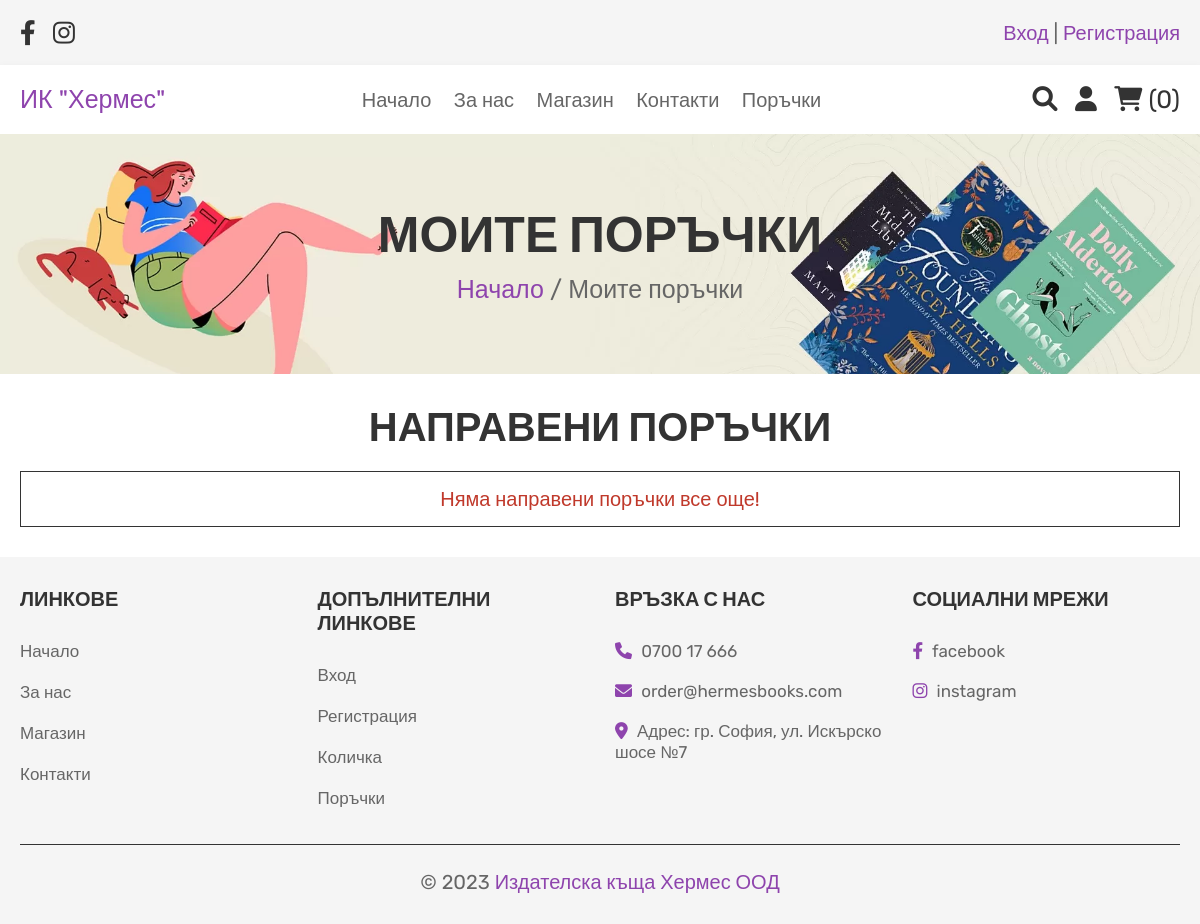
The app's page /orders.php (signed in), older data.
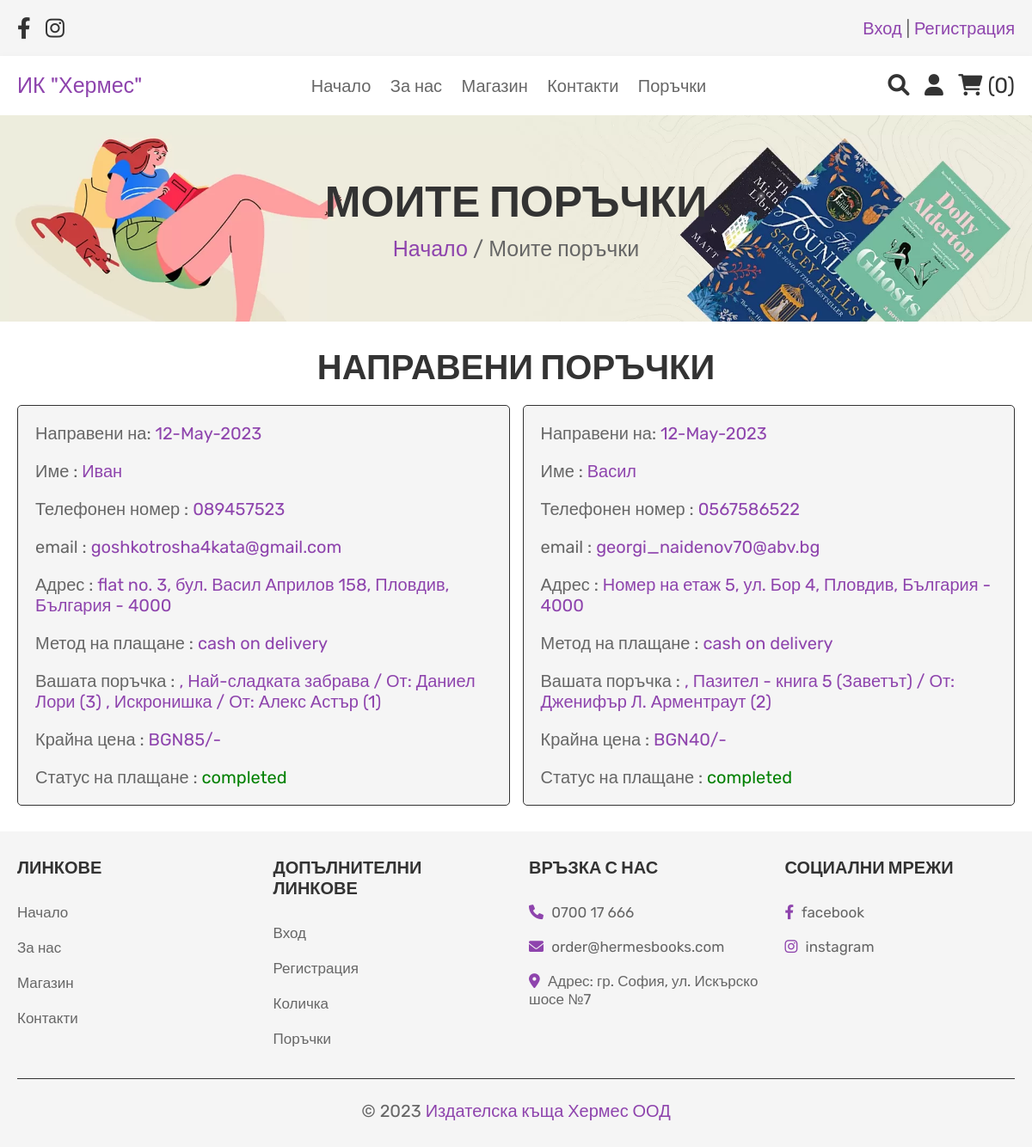
The same page, newer data.
### tables this page shows
CREATE TABLE `orders` (
  `id` int(100) NOT NULL,
  `user_id` int(100) NOT NULL,
  `name` varchar(100) NOT NULL,
  `number` varchar(12) NOT NULL,
  `email` varchar(100) NOT NULL,
  `method` varchar(50) NOT NULL,
  `address` varchar(500) NOT NULL,
  `total_products` varchar(1000) NOT NULL,
  `total_price` int(100) NOT NULL,
  `placed_on` varchar(50) NOT NULL,
  `payment_status` varchar(20) NOT NULL DEFAULT 'pending'
);

### orders.php (the view, shortened to what this page needs)
<?php
include 'config.php';
$user_id = $_SESSION['user_id'];
?>
<!DOCTYPE html>
<html lang="en">
<head>
   <link rel="stylesheet" href="https://cdnjs.cloudflare.com/ajax/libs/font-awesome/6.0.0/css/all.min.css">
   <link rel="stylesheet" href="css/style.css">
</head>
<body>
<?php include 'header.php'; ?>
<div class="heading">
   <h3>Моите поръчки</h3>
   <p> <a href="home.php">Начало</a> / Моите поръчки </p>
</div>
<section class="placed-orders">
   <h1 class="title">Направени поръчки</h1>
   <div class="box-container">
      <?php
         $order_query = mysqli_query($conn, "SELECT * FROM `orders` WHERE user_id = '$user_id'") or die('query failed');
         if(mysqli_num_rows($order_query) > 0){
            while($fetch_orders = mysqli_fetch_assoc($order_query)){
      ?>
      <div class="box">
         <p> Направени на: <span><?php echo $fetch_orders['placed_on']; ?></span> </p>
         <p> Име : <span><?php echo $fetch_orders['name']; ?></span> </p>
         <p> Телефонен номер : <span><?php echo $fetch_orders['number']; ?></span> </p>
         <p> email : <span><?php echo $fetch_orders['email']; ?></span> </p>
         <p> Адрес : <span><?php echo $fetch_orders['address']; ?></span> </p>
         <p> Метод на плащане : <span><?php echo $fetch_orders['method']; ?></span> </p>
         <p> Вашата поръчка : <span><?php echo $fetch_orders['total_products']; ?></span> </p>
         <p> Крайна цена : <span>BGN<?php echo $fetch_orders['total_price']; ?>/-</span> </p>
         <p> Статус на плащане : <span style="color:<?php if($fetch_orders['payment_status'] == 'pending'){ echo 'red'; }else{ echo 'green'; } ?>;"><?php echo $fetch_orders['payment_status']; ?></span> </p>
         </div>
      <?php
       }
      }else{
         echo '<p class="empty">Няма направени поръчки все още!</p>';
      }
      ?>
   </div>
</section>
<?php include 'footer.php'; ?>
</body>
</html>

Row changes from the older to the newer data that the page shows:
added orders: placed_on "12-May-2023", name "Иван", number "089457523", email "goshkotrosha4kata@gmail.com", address "flat no. 3, бул. Васил Априлов 158, Пловдив, България - 4000", method "cash on delivery", total_products ", Най-сладката забрава / От: Даниел Лори (3) , Искронишка / От: Алекс Астър (1)", total_price "85", payment_status "completed"
added orders: placed_on "12-May-2023", name "Васил", number "0567586522", email "georgi_naidenov70@abv.bg", address "Номер на етаж 5, ул. Бор 4, Пловдив, България - 4000", method "cash on delivery", total_products ", Пазител - книга 5 (Заветът) / От: Дженифър Л. Арментраут (2)", total_price "40", payment_status "completed"
Text that changed along with them:
text no longer shown: "Няма направени поръчки все още!"
